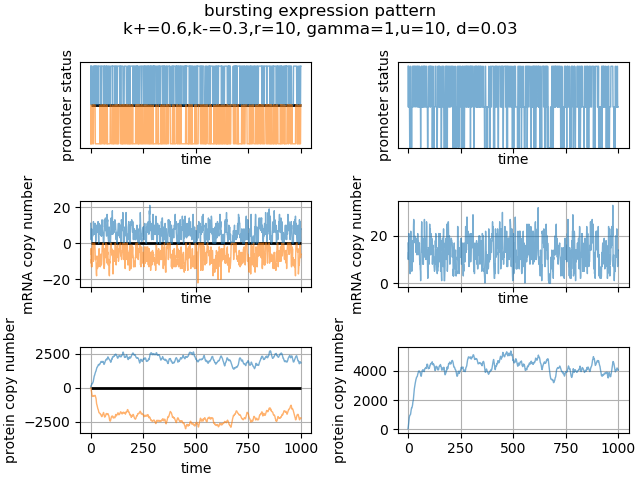

Write the Python code that produced this figure.
import numpy as np
from matplotlib import gridspec
import scipy.stats as st
import matplotlib.pyplot as plt
import sys

def hazard(params, pop):

	kon, koff, r, gamma, u, d  = params
	gon, m, p  = pop

	return np.array([ gon * koff,
			(1-gon) * kon,
			gon  * r,  
			m * gamma,
			m * u,
			p *d])

def sample_discrete_scipy(probs):
	
	return st.rv_discrete(values=(range(len(probs)), probs)).rvs()

def gillespie_draw(params, hazard, pop):

	# Compute propensities
	prob = hazard(params, pop)
	
	# Sum of propensities
	prob_sum = prob.sum()
	
	# Compute time
	tau = np.random.exponential(1.0 / prob_sum)
	
	# Compute discrete probabilities of each reaction
	rxn_probs = prob / prob_sum
	
	# Draw reaction from this distribution
	rxn = sample_discrete_scipy(rxn_probs)
	
	return rxn, tau

def gillespie_algorithm(params, hazard, S, pop_0, T, sample_point=1000):

	pop = pop_0.copy()
	dt = float(T - 0.0)/float(sample_point)

	r_pop = np.zeros((sample_point + 1, pop.shape[0]))
	r_t   = np.linspace(0, T, num = sample_point + 1)

	cum_t = 0
	while(cum_t < T):
		j, tau = gillespie_draw(params, hazard, pop)
		cum_t += tau
		i = int(np.floor(cum_t/dt))
		r_pop[i:,:] = pop
		pop += S[:,j]

	return r_pop, r_t

def main():

	pop_0  = np.array([0,0,0])
	S = np.array([[-1,1,0,0,0,0],[0,0,1,-1,0,0],[0,0,0,0,1,-1]])
	sample_point = 1000
	T = 1000
	params = [0.6, 0.3, 10, 1, 10, 0.03]
	color = '#1f77b4'	

#	params = [0.3, 0.6, 10, 1]
#	color = '#ff7f0e'	

#	params = [6, 3, 10, 1]
#	color = '#2ca02c'	


#	params = [3, 6, 10, 1]
#	color = '#d62728'	

	pop_ref, t = gillespie_algorithm(params, hazard, S, pop_0, T=T, sample_point=sample_point)
	pop_alt, t = gillespie_algorithm(params, hazard, S, pop_0, T=T, sample_point=sample_point)
	pop_all = pop_ref + pop_alt

	pop_alt_plot = -1 * pop_alt 

	fig, axs = plt.subplots(nrows=3, ncols=2, sharex=True, constrained_layout=True)
	fig.suptitle('bursting expression pattern\nk+=%s,k-=%s,r=%s, gamma=%s,u=%s, d=%s'%(params[0], params[1], params[2], params[3], params[4], params[5]))
	axs[0,0].plot(t, pop_ref[:,0], '-', lw=1, alpha=0.6, label = 'active gene')
	axs[0,0].plot(t, pop_alt_plot[:,0], '-', lw=1, alpha=0.6, label = 'active gene')
	axs[0,0].hlines(y=0, xmin=0, xmax=t[-1], colors='k', linestyles='-', lw=2)

	axs[0,0].set_ylim([-1.1, 1.1])
	axs[0,0].set_ylabel('promoter status')
	axs[0,0].set_xlabel('time')
	axs[0,0].set_yticks([])

	axs[1,0].plot(t, pop_ref[:,1], '-', lw=1, alpha=0.6)
	axs[1,0].plot(t, pop_alt_plot[:,1], '-', lw=1, alpha=0.6)
	axs[1,0].hlines(y=0, xmin=0, xmax=t[-1], colors='k', linestyles='-', lw=2)

	axs[1,0].grid()
	axs[1,0].set_ylabel('mRNA copy number')
	axs[1,0].set_xlabel('time')

	axs[2,0].plot(t, pop_ref[:,2], '-', lw=1, alpha=0.6)
	axs[2,0].plot(t, pop_alt_plot[:,2], '-', lw=1, alpha=0.6)
	axs[2,0].hlines(y=0, xmin=0, xmax=t[-1], colors='k', linestyles='-', lw=2)

	axs[2,0].grid()
	axs[2,0].set_ylabel('protein copy number')
	axs[2,0].set_xlabel('time')

	######
	axs[0,1].plot(t, pop_all[:,0], '-', lw=1, alpha=0.6, label = 'active gene')

	axs[0,1].set_ylim([0, 2.1])
	axs[0,1].set_ylabel('promoter status')
	axs[0,1].set_xlabel('time')
	axs[0,1].set_yticks([])

	axs[1,1].plot(t, pop_all[:,1], '-', lw=1, alpha=0.6)

	axs[1,1].grid()
	axs[1,1].set_ylabel('mRNA copy number')
	axs[1,1].set_xlabel('time')

	axs[2,1].plot(t, pop_all[:,2], '-', lw=1, alpha=0.6)

	axs[2,1].grid()
	axs[2,1].set_ylabel('protein copy number')
	axs[1,1].set_xlabel('time')

	plt.savefig('SGE_ind.png')

if __name__ == "__main__":
	main()

